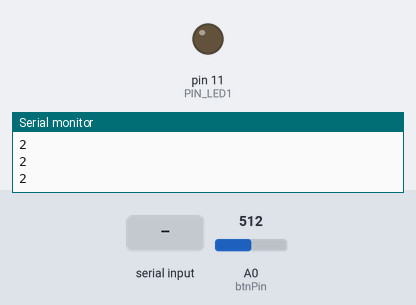
Recording of a sketch running on a simulated Arduino Uno, built with avr-gcc and run on an emulated ATmega328P. Parts: output pins drawn as LEDs (lit = HIGH), the last lines printed to the serial monitor. Inputs (shaded band) come from the test bench; at power-on: A0 (btnPin) = 512.

Above: at 1.2 s.
1.3 s: "0" received over Serial
At 2.3 s:
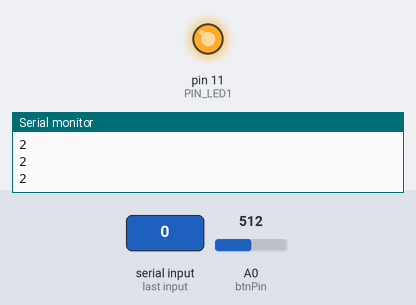
2.8 s: "3" received over Serial
At 3.4 s:
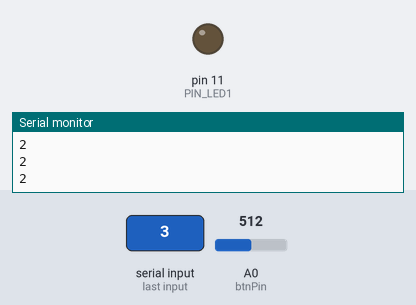
Timing chart, 0 to 5.8 s (numbered marks = the images above; inputs shaded):
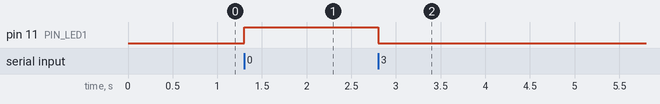

Measured:
- after the input at 1.3 s, pin 11 (PIN_LED1): LOW → HIGH at once
- after the input at 2.8 s, pin 11 (PIN_LED1): HIGH → LOW at once

The sketch:

demande_d_acces.ino
```cpp
#define PIN_LED1 11 //le numéro de la broche sur laquelle la lampe 1  est branchée
//(par défaut intégrée dans la carte) est branchée
const int btnPin  = A0;
int btnVal  = 0;
char data; // variable contenant le caractère lu


void setup() {
  // Configure la broche 11 sur laquelle est reliée notre LED  en sortie
  pinMode(PIN_LED1,OUTPUT);
//La LED reliée à la broche 11 est intialisé à l'état LOW
  digitalWrite(PIN_LED1,LOW);

pinMode(btnPin,INPUT_PULLUP);


  Serial.begin(9600); //Permet d'initialiser le moniteur série à 9600 bauds


}


void loop() {
 if (Serial.available()){
    //Si un message a été reçu  faire ceci
     data=Serial.read();
     // controler la lampe 1 reliée à la broche 13
     //récuperer le caractère reçu
     if(data=='0') //si le caractère lu est égale à 1
     {
      digitalWrite(PIN_LED1,HIGH);
      delay(1000);// alumer la lampe
      Serial.write('0');}
      if(data=='3') //si le caractère lu est égale à 1
     {
      digitalWrite(PIN_LED1,LOW); // alumer la lampe
      Serial.write('3');//envoyer le nouvel état de la lampe
     }
     }


  ////Read pushbutton
  btnVal=analogRead(btnPin);
  //Serial.print(btnVal);
    if(btnVal<200)
  {
    Serial.println("1"); //bouton appuiye
  }
  else
  {
    Serial.println("2");
  }

  delay(100);


}
```
